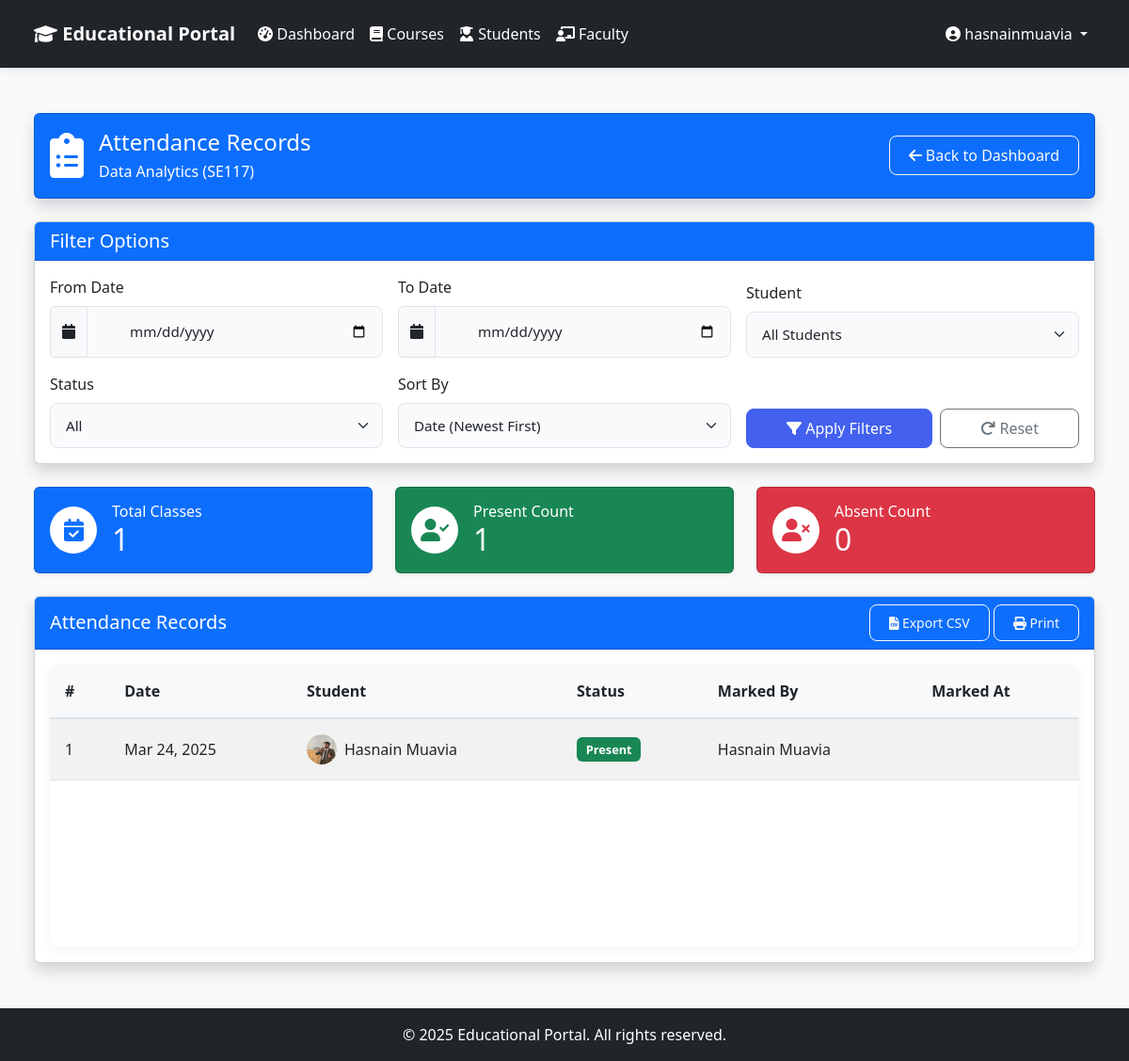
Page /admin-dashboard/attendance/6/ (signed in) on the earlier database version.
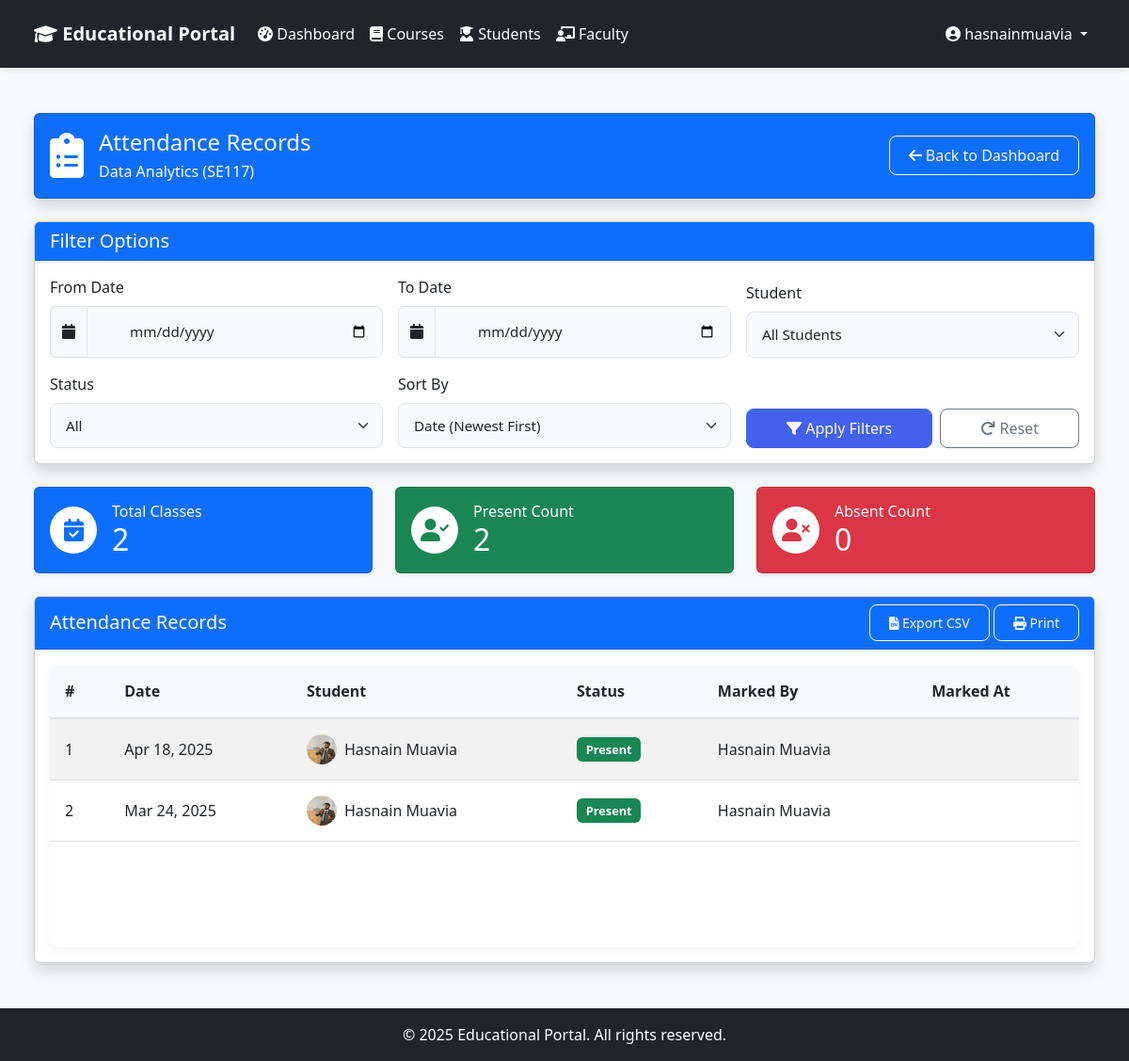
Same page on the later database version.
### core/models.py (models this page shows, shortened)
class Attendance(models.Model):
    student = models.ForeignKey(Student, on_delete=models.CASCADE, related_name='attendances')
    course = models.ForeignKey(Course, on_delete=models.CASCADE, related_name='attendances')
    date = models.DateField()
    is_present = models.BooleanField(default=False)
    marked_by = models.ForeignKey(User, on_delete=models.SET_NULL, null=True, related_name='marked_attendances')
    class Meta:
        unique_together = ('student', 'course', 'date')

class Student(models.Model):
    user = models.OneToOneField(User, on_delete=models.CASCADE, related_name='student_profile')
    profile_picture = models.ImageField(upload_to='students/', null=True, blank=True)
    phone_number = models.CharField(max_length=20, blank=True, null=True)
    courses = models.ManyToManyField(Course, related_name='students', blank=True)
    @property
    def profile_picture_url(self):
        if self.profile_picture:
            return self.profile_picture.url
        return '/static/images/default_profile.png'

class User(AbstractUser):
    role = models.CharField(
        max_length=10,
        choices=Role.choices,
        default=Role.STUDENT,
    )

### admin_dashboard/views.py (the view, shortened to what this page needs)
# urls.py: path('attendance/<int:course_id>/', views.view_attendance, name='admin_view_attendance'),
@login_required
@user_passes_test(is_admin)
def view_attendance(request, course_id):
    course = get_object_or_404(Course, id=course_id)
    date_from = request.GET.get('date_from')
    date_to = request.GET.get('date_to')
    student_id = request.GET.get('student_id')
    status = request.GET.get('status')
    sort_by = request.GET.get('sort_by', 'date_desc')
    attendance_query = Attendance.objects.filter(course=course).select_related('student', 'student__user')
    if student_id:
        attendance_query = attendance_query.filter(student_id=student_id)
    if status == 'present':
        attendance_query = attendance_query.filter(is_present=True)
    elif status == 'absent':
        attendance_query = attendance_query.filter(is_present=False)
    if sort_by == 'date_asc':
        attendance_query = attendance_query.order_by('date')
    elif sort_by == 'date_desc':
        attendance_query = attendance_query.order_by('-date')
    elif sort_by == 'student_name':
        attendance_query = attendance_query.order_by('student__user__first_name', 'student__user__last_name')
    total_classes = attendance_query.values('date').distinct().count()
    present_count = attendance_query.filter(is_present=True).count()
    absent_count = attendance_query.filter(is_present=False).count()
    students = Student.objects.filter(courses=course)
    context = {
        'course': course,
        'attendance': attendance_query,
        'students': students,
        'total_classes': total_classes,
        'present_count': present_count,
        'absent_count': absent_count,
        'date_from': date_from,
        'date_to': date_to,
        'student_id': student_id,
        'status': status,
        'sort_by': sort_by,
    }
    return render(request, 'admin_dashboard/attendance.html', context)

### admin_dashboard/views.py (called while the page is built)
def is_admin(user):
    return user.is_authenticated and user.is_superuser

### templates/admin_dashboard/attendance.html (shortened to what the changed rows need)
{% extends 'base.html' %}
{% block content %}
<div class="container-fluid py-4">
    <div class="row mb-4">
        <div class="col-md-4">
            <div class="card bg-primary text-white shadow-sm h-100">
                <div class="card-body">
                    <div class="d-flex align-items-center">
                        <div>
                            <h6 class="mb-0">Total Classes</h6>
                            <h2 class="mb-0">{{ total_classes|default:"0" }}</h2>
                        </div>
                    </div>
                </div>
            </div>
        </div>
        <div class="col-md-4">
            <div class="card bg-success text-white shadow-sm h-100">
                <div class="card-body">
                    <div class="d-flex align-items-center">
                        <div>
                            <h6 class="mb-0">Present Count</h6>
                            <h2 class="mb-0">{{ present_count|default:"0" }}</h2>
                        </div>
                    </div>
                </div>
            </div>
        </div>
        <div class="col-md-4">
            <div class="card bg-danger text-white shadow-sm h-100">
                <div class="card-body">
                    <div class="d-flex align-items-center">
                        <div>
                            <h2 class="mb-0">{{ absent_count|default:"0" }}</h2>
                        </div>
                    </div>
                </div>
            </div>
        </div>
    </div>
    <div class="row">
        <div class="col-12">
            <div class="card shadow">
                <div class="card-body">
                    <div class="table-responsive">
                        <table class="table table-hover table-striped align-middle">
                            <thead class="table-light">
                                <tr>
                                    <th scope="col">#</th>
                                    <th scope="col">Date</th>
                                    <th scope="col">Student</th>
                                    <th scope="col">Status</th>
                                    <th scope="col">Marked By</th>
                                    <th scope="col">Marked At</th>
                                </tr>
                            </thead>
                            <tbody>
                                {% for record in attendance %}
                                <tr>
                                    <td>{{ forloop.counter }}</td>
                                    <td>{{ record.date|date:"M d, Y" }}</td>
                                    <td>
                                        <div class="d-flex align-items-center">
                                            {% if record.student.profile_picture %}
                                                <img src="{{ record.student.profile_picture_url }}" class="rounded-circle me-2" width="32" height="32" alt="Profile Picture">
                                            {% else %}
                                                <i class="fas fa-user-circle fa-2x me-2 text-secondary"></i>
                                            {% endif %}
                                            {{ record.student.user.get_full_name|default:record.student.user.username }}
                                        </div>
                                    </td>
                                    <td>
                                        {% if record.is_present %}
                                            <span class="badge bg-success">Present</span>
                                        {% else %}
                                            <span class="badge bg-danger">Absent</span>
                                        {% endif %}
                                    </td>
                                    <td>{{ record.marked_by.get_full_name|default:record.marked_by.username }}</td>
                                    <td>{{ record.created_at|date:"M d, Y H:i" }}</td>
                                </tr>
                                {% endfor %}
                            </tbody>
                        </table>
                    </div>
                </div>
            </div>
        </div>
    </div>
</div>
{% endblock %}
{% block extra_css %}
<link rel="stylesheet" href="https://cdnjs.cloudflare.com/ajax/libs/font-awesome/6.0.0/css/all.min.css">
{% endblock %}

Differences in the rows shown:
added Attendance: date "Apr 18, 2025", student.profile_picture_url (picture), student.user.get_full_name "Hasnain Muavia", is_present "Present", marked_by.get_full_name "Hasnain Muavia"
Other differences:
{{ total_classes|default:"0" }}: "1" → "2"
{{ present_count|default:"0" }}: "1" → "2"
